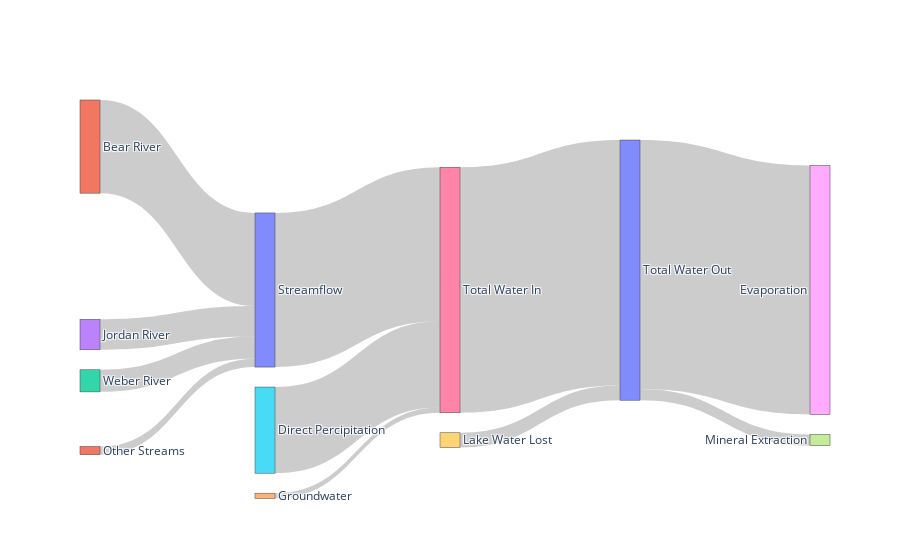

This figure's notebook cell:
### Code cell
import plotly.graph_objects as go

labels = [
    'Streamflow',
    'Bear River',
    'Weber River',
    'Jordan River',
    'Groundwater',
    'Direct Percipitation',
    'Total Water In',
    'Mineral Extraction',
    'Evaporation',
    'Lake Water Lost',
    'Total Water Out',
    'Other Streams'
]

#Data is average from 1963 to 2022. Mineral extraction data is from 1994 to 2014. Other stream data is assumed to be linearly dependent upon the other three streams

units = "km^3/yr"

fig = go.Figure(
    data=go.Sankey(
        arrangement = "snap",
        valuesuffix = units,
        node = dict(
            label = labels,
            x = [0.25, 0, 0, 0, 0.25, 0.25, 0.5, 1, 1, 0.5, 0.75, 0],
            y = [0.5] * 10,
            # y = [1, 1, 0.9, 0.8, 0.8, 0.9, 1, 0.9, 1, 0.9, 1, 0.7],
            hovertemplate = "%{label}"
        ),
        link = dict(
            source = [1, 2, 3, 0, 4, 5, 10, 10, 6, 9, 11],
            target = [0, 0, 0, 6, 6, 6, 7, 8, 10, 10, 0],
            value = [1.59, 0.377, 0.52, 2.63, 0.09, 1.47, 0.19, 4.25, 4.19, 0.25, 0.14],
            
        ),
))
fig.show()

### Figure 1 — Plotly figure (JSON) as saved in the notebook; plotly's stock layout.template omitted (floating-point values rounded to 4 significant figures)
{"data": [{"arrangement": "snap", "link": {"source": [1, 2, 3, 0, 4, 5, 10, 10, 6, 9, 11], "target": [0, 0, 0, 6, 6, 6, 7, 8, 10, 10, 0], "value": [1.59, 0.377, 0.52, 2.63, 0.09, 1.47, 0.19, 4.25, 4.19, 0.25, 0.14]}, "node": {"hovertemplate": "%{label}", "label": ["Streamflow", "Bear River", "Weber River", "Jordan River", "Groundwater", "Direct Percipitation", "Total Water In", "Mineral Extraction", "Evaporation", "Lake Water Lost", "Total Water Out", "Other Streams"], "x": [0.25, 0, 0, 0, 0.25, 0.25, 0.5, 1, 1, 0.5, 0.75, 0], "y": [0.5, 0.5, 0.5, 0.5, 0.5, 0.5, 0.5, 0.5, 0.5, 0.5]}, "type": "sankey", "valuesuffix": "km^3/yr"}], "layout": {}}
